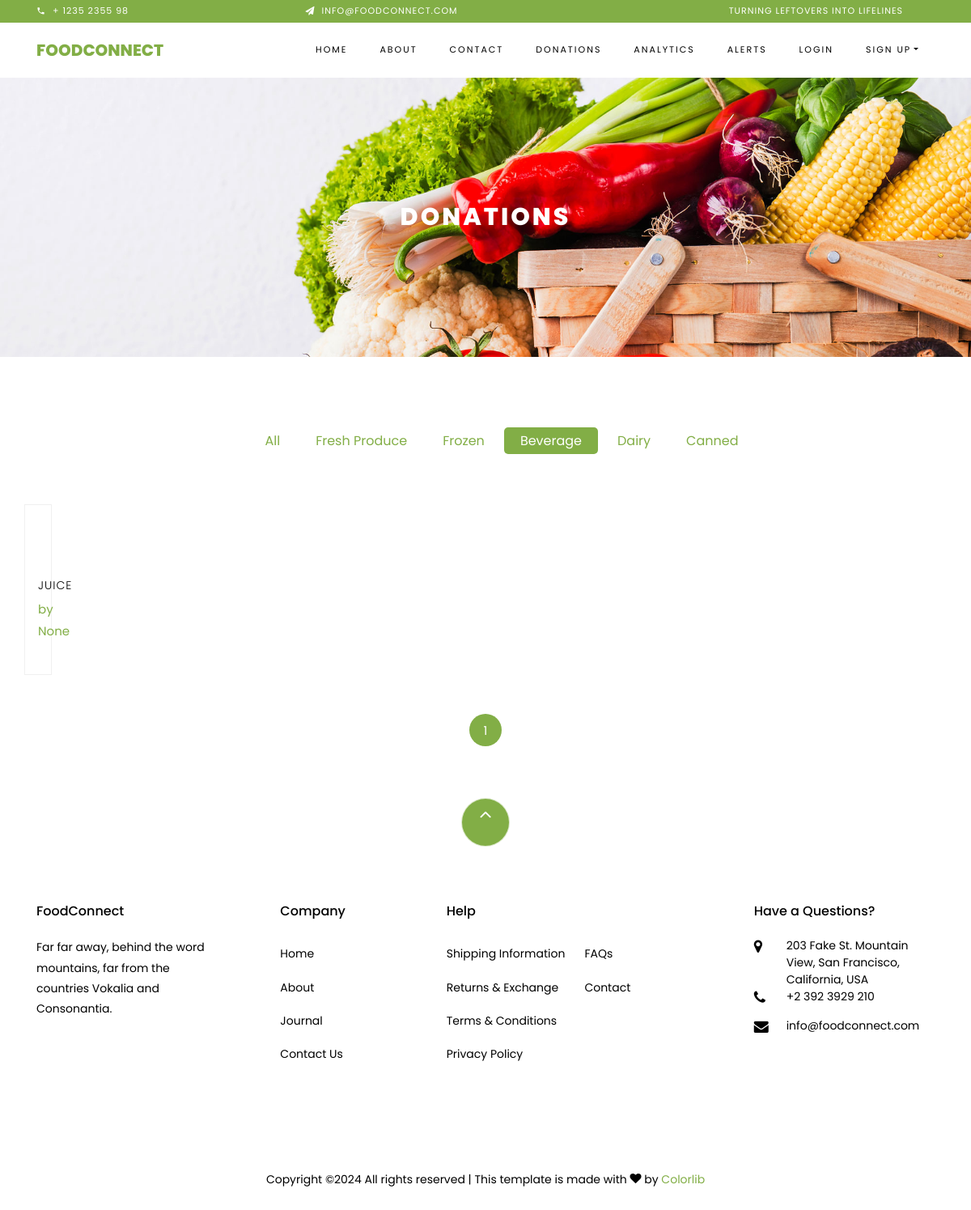
The page /donations/?category_id=3 on the database as committed earlier.
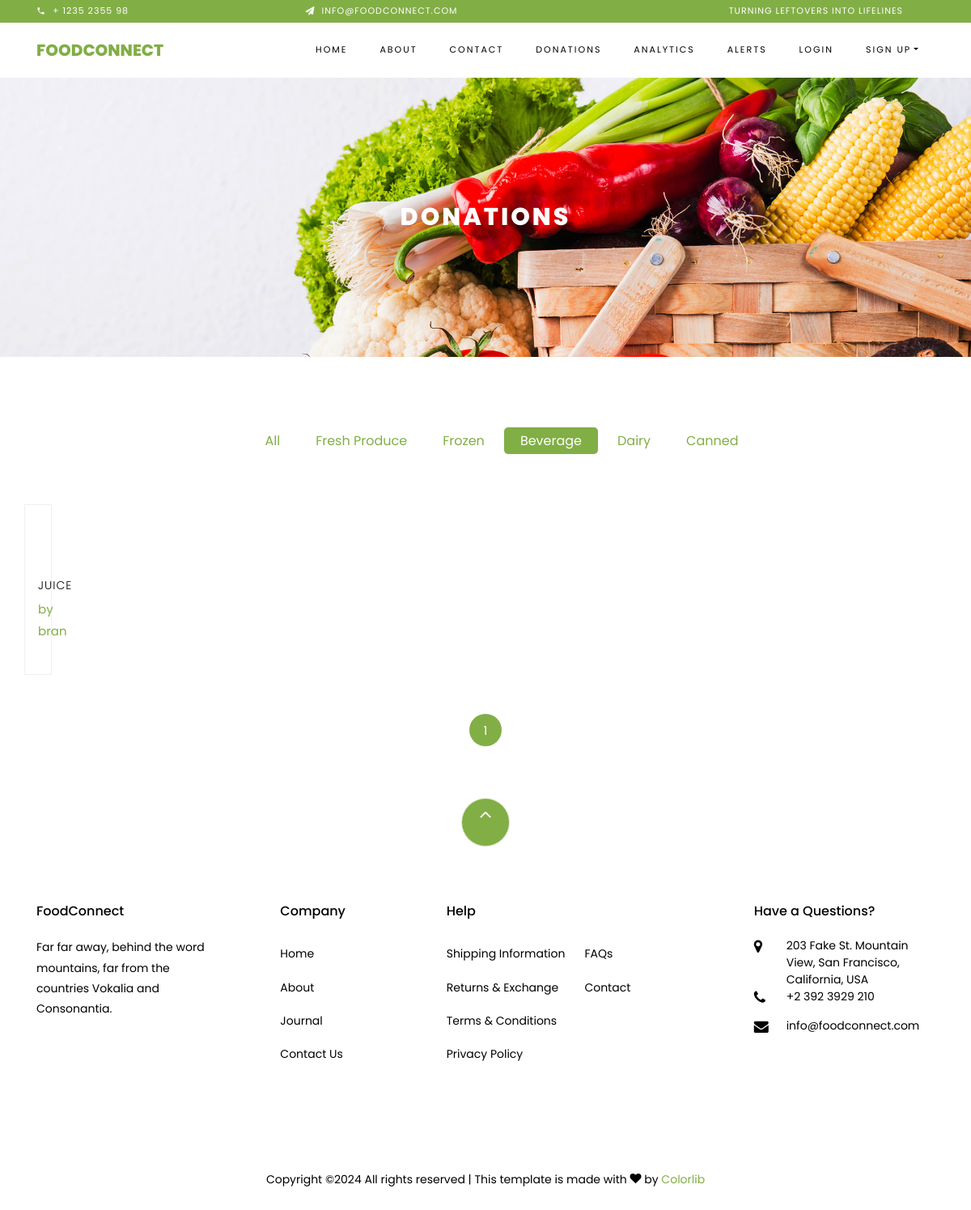
The same page on the database as committed later.
### donations/models.py (models this page shows, shortened)
class Product(models.Model):
    UNIT_CHOICES = [
        ('g', 'Grams'),
        ('kg', 'Kilograms'),
        ('liters', 'Liters'),
        ('ml', 'Milliliters'),
    ]
    name = models.CharField(max_length=100)
    donated_by = models.ForeignKey(User, on_delete=models.SET_NULL, null=True)
    description = models.TextField(null=True, blank=True)
    category = models.ForeignKey(Category, on_delete=models.CASCADE, related_name='products')
    quantity = models.PositiveIntegerField()
    weight = models.PositiveIntegerField()
    unit = models.CharField(max_length=10, choices=UNIT_CHOICES)
    rating = models.PositiveIntegerField(default=0)
    amount_donated = models.PositiveIntegerField(default=0)
    expiry_date = models.DateField(blank=True, null=True)
    image=models.URLField(max_length=300, default='https://img.freepik.com/premium-vector/hand-drawn-food-bank-illustration_23-2149323575.jpg?w=1060')
    date_created = models.DateTimeField(auto_now_add=True)

### donations/views.py (the view)
# urls.py: path('', views.donations_view, name='donations' ),
def donations_view(request):
    categories = Category.objects.all()
    category_id = request.GET.get('category_id')
    if category_id:
        products = Product.objects.filter(category_id=category_id)
    else:
        products = Product.objects.all()
    paginator = Paginator(products, 8)
    page_number = request.GET.get('page', 1)
    page_obj = paginator.get_page(page_number)
    return render(request, '../templates/donations/donations.html', {'products':page_obj, 'categories': categories, 'page_obj': page_obj,'current_category': int(category_id) if category_id else None,})

### templates/donations/donations.html (shortened to what this page needs)
{% extends 'webpages/base.html' %}
{% load static %}
{% block content %}
    <div class="hero-wrap hero-bread" style="background-image: url('{% static "images/bg_1.jpg" %}');">
        <div class="container">
            <div class="row no-gutters slider-text align-items-center justify-content-center">
                <div class="col-md-9 ftco-animate text-center">
                    <h1 class="mb-0 bread">Donations</h1>
                </div>
            </div>
        </div>
    </div>
    <section class="ftco-section">
        <div class="container">
            <div class="row justify-content-center">
                <div class="col-md-10 mb-5 text-center">
                    <ul class="product-category">
                        <li>
                            <a href="{% url 'donations' %}" class="{% if not current_category %}active{% endif %}">All</a>
                        </li>
                        {% for category in categories %}
                            <li>
                                <a href="{% url 'donations' %}?category_id={{ category.id }}"
                                   class="{% if current_category == category.id %}active{% endif %}">
                                    {{ category.name }}
                                </a>
                            </li>
                        {% endfor %}
                    </ul>
                </div>
            </div>
            {% if products %}
                <div class="row">
                    {% for product in products %}
                        {% if forloop.counter0|divisibleby:4 %}
                        <div class="row">
                        {% endif %}
                        <div class="col-md-6 col-lg-3 ftco-animate">
                            <div class="product py-3 pb-4 px-3 d-flex flex-column align-items-center justify-content-between" style="height: 100%;">
                                <a href="#" class="img-prod">
                                </a>
                                <div class="text text-center">
                                    <h3><a href="#">{{ product.name }}</a></h3>
                                    <p><a href="#">by {{ product.donated_by }}</a></p>
                                </div>
                            </div>
                        </div>
                        {% if forloop.counter|divisibleby:4 or forloop.last %}
                        </div>
                        {% endif %}
                    {% endfor %}
                </div>
                <div class="row mt-5">
                    <div class="col text-center">
                        <div class="block-27">
                            <ul>
                                {% for num in page_obj.paginator.page_range %}
                                    {% if page_obj.number == num %}
                                        <li class="active"><span>{{ num }}</span></li>
                                    {% else %}
                                        <li><a href="?page={{ num }}">{{ num }}</a></li>
                                    {% endif %}
                                {% endfor %}
                            </ul>
                        </div>
                    </div>
                </div>
            {% else %}
                <div class="row mt-5">
                    <div class="col text-center">
                        <p>No products found, <a href="{% url 'donate' %}">Donate now!</a></p>
                    </div>
                </div>
            {% endif %}
        </div>
    </section>
{% endblock %}

Rows that differ between the two databases and show on the page:
changed Product "JUICE": donated_by "None" → "bran"
